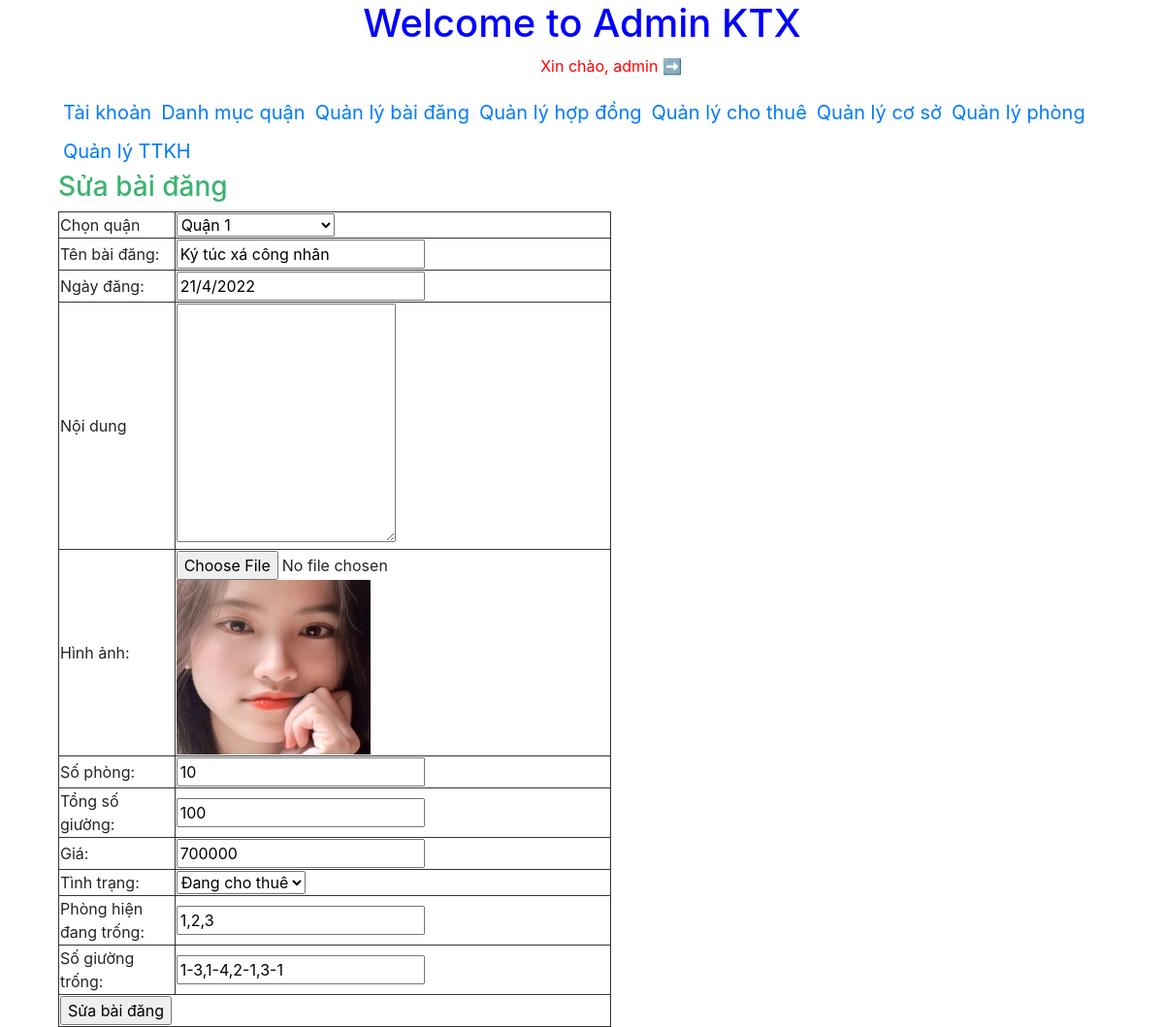
Page /admin/index.php?action=baidang&query=sua&idbaidang=28 (signed in) on the committed database.
### tables this page shows
CREATE TABLE `tb_baidang` (
  `id_baidang` int(11) NOT NULL,
  `id_quan` int(100) NOT NULL,
  `tenbaidang` varchar(100) NOT NULL,
  `ngaydang` varchar(100) NOT NULL,
  `noidung` longtext NOT NULL,
  `hinhanh` varchar(300) NOT NULL,
  `sophong` int(100) NOT NULL,
  `tongsogiuong` int(100) NOT NULL,
  `gia` varchar(100) NOT NULL,
  `tinhtrang` int(100) NOT NULL,
  `phongtrong` varchar(300) NOT NULL,
  `giuongtrong` varchar(300) NOT NULL
);

### admin/pageadmin/quanlybaidang/sua.php (the view, shortened to what this page needs)
<?php
     $sql_sua_baidang = " SELECT * FROM tb_baidang WHERE id_baidang = '$_GET[idbaidang]' LIMIT 1";
     $query_sua_baidang = mysqli_query($mysqli, $sql_sua_baidang);
?>
<h3 style="color:mediumseagreen"> Sửa bài đăng</h3>
<table border="1px" width=50% style="border-collapse:collapse; border:5px #333333;">
<?php
   while($row = mysqli_fetch_array($query_sua_baidang)){
?>
    <form method="POST" action="pageadmin/quanlybaidang/xuly.php?idbaidang=<?php echo $row['id_baidang'] ?>" enctype="multipart/form-data">
    <tr>
        <td> Chọn quận</td>
        <td>
            <select name="quan" id="">
                <?php
                    $sql_quan = "SELECT * FROM tb_danhmucquan ORDER BY id_quan ASC";
                    $query_quan = mysqli_query($mysqli,$sql_quan);
                    while($row_quan = mysqli_fetch_array($query_quan)){
                        if($row_quan['id_quan']==$row['id_quan']){
                ?>
                <option selected value="<?php echo $row_quan['id_quan'] ?>" > <?php echo $row_quan['tenquan'] ?> </option>
                <?php
                    }else{
                ?>
                 <option value="<?php echo $row_quan['id_quan'] ?>" > <?php echo $row_quan['tenquan'] ?> </option>
                <?php
                   }
                }
                ?>
            </select>
        </td>
    </tr>
    <tr>
        <td> Tên bài đăng:</td>
        <td><input type="text" value="<?php echo $row['tenbaidang'] ?>" name="tenbaidang"></td>
    </tr>
    <tr>
        <td> Ngày đăng:</td>
        <td><input type="text" value="<?php echo $row['ngaydang'] ?>" name="ngaydang"></td>
    </tr>
    <tr>
        <td> Nội dung</td>
        <td> <textarea rows="10" <?php echo $row['noidung'] ?> name="noidung"></textarea> </td>
    </tr>
    <tr>
        <td> Hình ảnh:</td>
        <td>
            <input type="file" name="hinhanh">
            <img src="pageadmin/quanlybaidang/uploads/<?php echo $row['hinhanh'] ?>"  width="200px" height="180px">
        </td>
    </tr>
    <tr>
        <td> Số phòng:</td>
        <td><input type="text" value="<?php echo $row['sophong'] ?>" name="sophong"></td>
    </tr>
    <tr>
        <td> Tổng số giường:</td>
        <td><input type="text" value="<?php echo $row['tongsogiuong'] ?>" name="tongsogiuong"></td>
    </tr>
    <tr>
        <td> Giá:</td>
        <td><input type="text" value="<?php echo $row['gia'] ?>" name="gia"></td>
    </tr>
    <tr>
        <td> Tình trạng:</td>
        <td>
            <select name="tinhtrang">
                <?php
                    if($row['tinhtrang']==1){
                ?>
                <option value="1" selected>Đang cho thuê</option>
                <?php
                    }else{
                ?>
                <option value="1">Đang cho thuê</option>
                <option value="0" selected>Mới mở</option>
                <?php
                    }
                ?>
            </select>
        </td>
    </tr>
    <tr>
        <td> Phòng hiện đang trống:</td>
        <td><input type="text" value="<?php echo $row['phongtrong'] ?>" name="phongtrong"></td>
    </tr>
    <tr>
        <td> Số giường trống:</td>
        <td><input type="text" value="<?php echo $row['giuongtrong'] ?>" name="giuongtrong"></td>
    </tr>
    <tr>
        <td colspan="3"> <input type="submit" name="suabaidang" value="Sửa bài đăng"> </td>
    </tr>
    </form>
<?php
}
?>
</table>

### rows in the picture
tb_baidang: tenbaidang "Ký túc xá công nhân", ngaydang "21/4/2022", hinhanh (picture), sophong "10", tongsogiuong "100", gia "700000", tinhtrang "Đang cho thuê", phongtrong "1,2,3", giuongtrong "1-3,1-4,2-1,3-1"

### other values in the picture
$_SESSION['login'] "admin"
form field quan "Quận 1"
